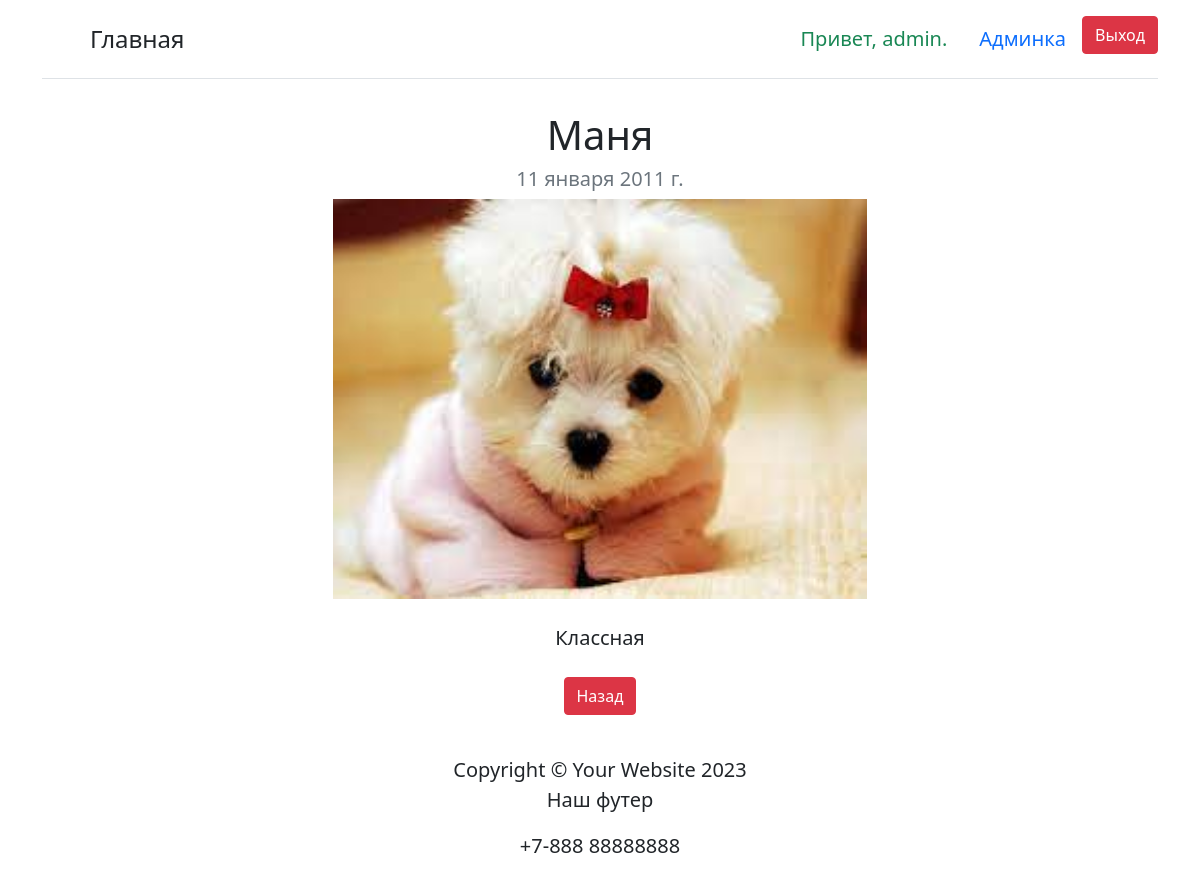
/project/5/ (signed in), run on the app's committed database.
### firstapp/models.py (models this page shows, shortened)
class Pet(models.Model):
    user = models.ForeignKey(User, on_delete=models.CASCADE, default=1)
    title = models.CharField(max_length=40,verbose_name='Кличка')
    description = models.TextField(verbose_name='Описание')
    image = models.ImageField(verbose_name='Изображение животного',upload_to='pets/images')
    data = models.DateField(verbose_name='День рождение питомца')
    class Meta:
        verbose_name = 'Животные'

### firstapp/views.py (the view)
# urls.py: path('project/<int:pet_id>/', views.pet_detail, name='pet_detail'),
@login_required
def pet_detail(request, pet_id):
    pet = get_object_or_404(Pet, pk=pet_id)
    return render(request, "pet_detail.html", {"pet": pet})

### firstapp/templates/pet_detail.html (shortened to what this page needs)
{% extends 'layout.html' %}
{% block content %}
<div class="text-center ">
  <h1>{{pet.title}}</h1>
  <h2 class="my-2 h5 text-muted">{{pet.data}}</h2>
  <img class='pet_img' src="{{pet.image.url}}" alt="{{pet.title}}" class="img-fluid">
  <div class="my-4">
  {{pet.description|safe}}
  </div>
  <a href="javascript:history.go(-1)" class="btn btn-danger">Назад</a>
</div>
{% endblock %}

### firstapp/templates/navbar.html (shortened to what this page needs)
{% load static %}
<div class="container">
    <header class="d-flex flex-wrap justify-content-center py-3 mb-4 border-bottom">
      <a href="/" class="d-flex align-items-center mb-3 mb-md-0 me-md-auto text-dark text-decoration-none">
        <svg class="bi me-2" width="40" height="32"><use xlink:href="#bootstrap"/></svg>
        <span class="fs-4">Главная</span>
      </a>
           {% if user.is_authenticated %}
      <li class="nav-item"><a class="nav-link text-success">Привет, {{ user.username }}.</a></li>
      {% if user.is_superuser %}
        <li class="nav-item"><a class="nav-link" href={% url 'admin:index' %}>Админка</a></li>
      {% else %}
      <li class="nav-item"><a class="nav-link" href={% url 'pet_list' %}>Добавить питомца</a></li>
      {% endif %}
      <li class="nav-item"><a class="btn btn-danger" href={% url 'logout' %}>Выход</a></li>
    {% else %}
    <li class="nav-item"><a class="nav-link" href={% url 'register' %}>Регистрация</a></li>
    <li class="nav-item"><a class="nav-link" href={% url 'login' %}>Авторизация</a></li>
    {% endif %}
    </header>
  </div>

### firstapp/templates/navbar.html (style rules this page uses)
.container { font-size: 20px; }
li { list-style:none; }

### firstapp/templates/pet_detail.html (style rules this page uses)
.pet_img { height: 400px; }

### data on the page
Pet: title "Маня", data "11 января 2011 г.", image (picture), description "Классная"

### other printed values
{{ user.username }} "admin"
